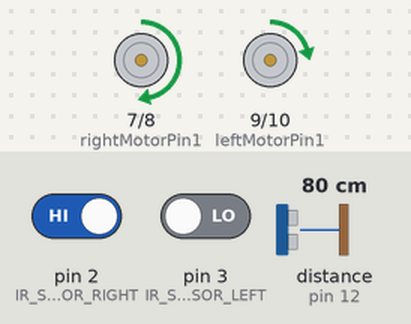
This sketch was run on a simulated Arduino Uno, built with avr-gcc and run on an emulated ATmega328P. Shown: motor-driver pin pairs drawn as motors (green arrow = first pin HIGH = forward, orange = second pin HIGH = backward, longer = more drive, scaled by the enable pin). Inputs (shaded band) come from the test bench; at power-on: distance to the obstacle (sensor on pin 12) 80 cm, pin 2 (IR_SENSOR_RIGHT) HIGH, pin 3 (IR_SENSOR_LEFT) LOW. The echo pulse lasts 58.3 µs per cm.

Above: at 1.2 s.
1.3 s: distance to the obstacle (sensor on pin 12) set to 11 cm
2.8 s: distance to the obstacle (sensor on pin 12) set to 8 cm
At 3.8 s:
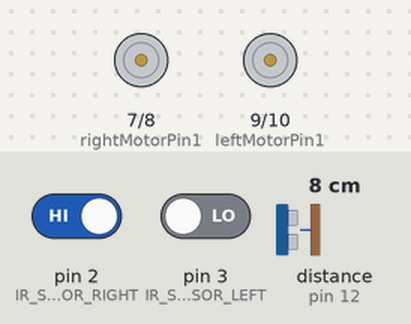
4.3 s: distance to the obstacle (sensor on pin 12) set to 18 cm
At 4.9 s:
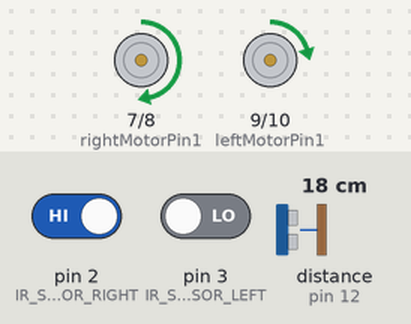
5.8 s: pin 2 (IR_SENSOR_RIGHT) driven LOW
At 7.0 s:
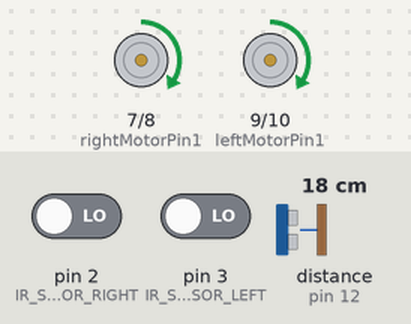
7.3 s: pin 3 (IR_SENSOR_LEFT) driven HIGH
At 8.3 s:
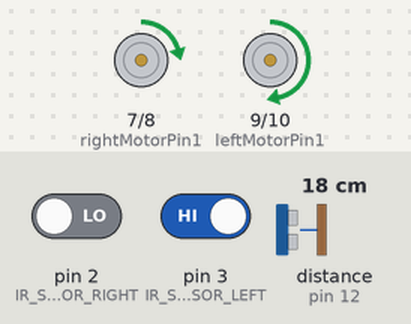
8.8 s: pin 3 (IR_SENSOR_LEFT) driven LOW
At 9.5 s:
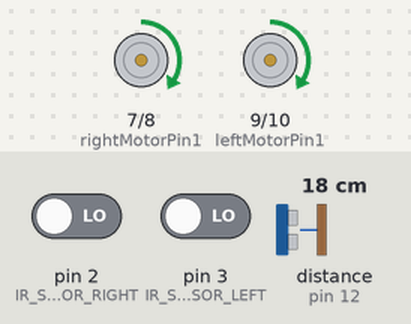
Timing chart, 0 to 11.3 s (numbered marks = the images above; inputs shaded):
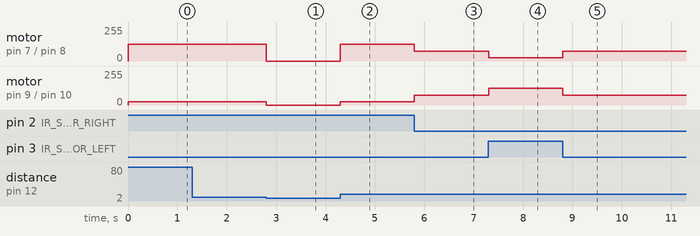

Measured:
- the behaviour switches between 10 and 9 cm on distance to the obstacle (sensor on pin 12) (found by bisection; images 0 and 1)
- after the input at 1.3 s, every drawn part: stays the same
- after the input at 2.8 s, motor on pin 7 (rightMotorPin1) / pin 8 (rightMotorPin2): forward 125/255 → stopped at once; motor on pin 9 (leftMotorPin1) / pin 10 (leftMotorPin2): forward 25/255 → stopped at once
- after the input at 4.3 s, motor on pin 7 (rightMotorPin1) / pin 8 (rightMotorPin2): stopped → forward 125/255 at once; motor on pin 9 (leftMotorPin1) / pin 10 (leftMotorPin2): stopped → forward 25/255 at once
- after the input at 5.8 s, motor on pin 7 (rightMotorPin1) / pin 8 (rightMotorPin2): forward 125/255 → forward 75/255 at once; motor on pin 9 (leftMotorPin1) / pin 10 (leftMotorPin2): forward 25/255 → forward 75/255 at once
- after the input at 7.3 s, motor on pin 7 (rightMotorPin1) / pin 8 (rightMotorPin2): forward 75/255 → forward 25/255 at once; motor on pin 9 (leftMotorPin1) / pin 10 (leftMotorPin2): forward 75/255 → forward 125/255 at once
- after the input at 8.8 s, motor on pin 7 (rightMotorPin1) / pin 8 (rightMotorPin2): forward 25/255 → forward 75/255 at once; motor on pin 9 (leftMotorPin1) / pin 10 (leftMotorPin2): forward 125/255 → forward 75/255 at once

The sketch:

Human_following.ino
```cpp
#include <NewPing.h>

#define ULTRASONIC_SENSOR_TRIG 11
#define ULTRASONIC_SENSOR_ECHO 12

#define MAX_FORWARD_MOTOR_SPEED 75
#define MAX_MOTOR_TURN_SPEED_ADJUSTMENT 50

#define MIN_DISTANCE 10
#define MAX_DISTANCE 30

#define IR_SENSOR_RIGHT 2
#define IR_SENSOR_LEFT 3

//Right motor
int enableRightMotor=5;
int rightMotorPin1=7;
int rightMotorPin2=8;

//Left motor
int enableLeftMotor=6;
int leftMotorPin1=9;
int leftMotorPin2=10;

NewPing mySensor(ULTRASONIC_SENSOR_TRIG, ULTRASONIC_SENSOR_ECHO, 400);

void setup()
{
  // put your setup code here, to run once:
  pinMode(enableRightMotor, OUTPUT);
  pinMode(rightMotorPin1, OUTPUT);
  pinMode(rightMotorPin2, OUTPUT);

  pinMode(enableLeftMotor, OUTPUT);
  pinMode(leftMotorPin1, OUTPUT);
  pinMode(leftMotorPin2, OUTPUT);

  pinMode(IR_SENSOR_RIGHT, INPUT);
  pinMode(IR_SENSOR_LEFT, INPUT);
  rotateMotor(0,0);
}

void loop()
{
  int distance = mySensor.ping_cm();
  int rightIRSensorValue = digitalRead(IR_SENSOR_RIGHT);
  int leftIRSensorValue = digitalRead(IR_SENSOR_LEFT);

  // --- COLLISION AVOIDANCE ---
  if (distance > 0 && distance < MIN_DISTANCE) {
    // Object too close -> STOP
    rotateMotor(0, 0);
  }
  // --- BOTH IR sensors detect an object -> GO STRAIGHT ---
  else if (rightIRSensorValue == LOW && leftIRSensorValue == LOW) {
    rotateMotor(MAX_FORWARD_MOTOR_SPEED, MAX_FORWARD_MOTOR_SPEED);
  }
  // --- Right IR detects -> turn right ---
  else if (rightIRSensorValue == LOW && leftIRSensorValue == HIGH) {
    rotateMotor(MAX_FORWARD_MOTOR_SPEED - MAX_MOTOR_TURN_SPEED_ADJUSTMENT,
                MAX_FORWARD_MOTOR_SPEED + MAX_MOTOR_TURN_SPEED_ADJUSTMENT);
  }
  // --- Left IR detects -> turn left ---
  else if (rightIRSensorValue == HIGH && leftIRSensorValue == LOW) {
    rotateMotor(MAX_FORWARD_MOTOR_SPEED + MAX_MOTOR_TURN_SPEED_ADJUSTMENT,
                MAX_FORWARD_MOTOR_SPEED - MAX_MOTOR_TURN_SPEED_ADJUSTMENT);
  }
  // --- If no IR detection, but safe distance -> move forward ---
  else if (distance >= MIN_DISTANCE && distance <= MAX_DISTANCE) {
    rotateMotor(MAX_FORWARD_MOTOR_SPEED, MAX_FORWARD_MOTOR_SPEED);
  }
  // --- Default: STOP ---
  else {
    rotateMotor(0, 0);
  }
}

void rotateMotor(int rightMotorSpeed, int leftMotorSpeed)
{
  if (rightMotorSpeed < 0)
  {
    digitalWrite(rightMotorPin1,LOW);
    digitalWrite(rightMotorPin2,HIGH);
  }
  else if (rightMotorSpeed > 0)
  {
    digitalWrite(rightMotorPin1,HIGH);
    digitalWrite(rightMotorPin2,LOW);
  }
  else
  {
    digitalWrite(rightMotorPin1,LOW);
    digitalWrite(rightMotorPin2,LOW);
  }

  if (leftMotorSpeed < 0)
  {
    digitalWrite(leftMotorPin1,LOW);
    digitalWrite(leftMotorPin2,HIGH);
  }
  else if (leftMotorSpeed > 0)
  {
    digitalWrite(leftMotorPin1,HIGH);
    digitalWrite(leftMotorPin2,LOW);
  }
  else
  {
    digitalWrite(leftMotorPin1,LOW);
    digitalWrite(leftMotorPin2,LOW);
  }
  analogWrite(enableRightMotor, abs(rightMotorSpeed));
  analogWrite(enableLeftMotor, abs(leftMotorSpeed));
}
```
